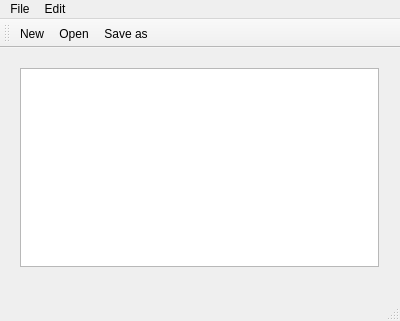
<?xml version="1.0" encoding="UTF-8"?>
<ui version="4.0">
 <class>MainWindow</class>
 <widget class="QMainWindow" name="MainWindow">
  <property name="geometry">
   <rect>
    <x>0</x>
    <y>0</y>
    <width>400</width>
    <height>321</height>
   </rect>
  </property>
  <property name="windowTitle">
   <string>MainWindow</string>
  </property>
  <widget class="QWidget" name="centralWidget">
   <widget class="QWidget" name="verticalLayoutWidget">
    <property name="geometry">
     <rect>
      <x>9</x>
      <y>9</y>
      <width>381</width>
      <height>221</height>
     </rect>
    </property>
    <layout class="QVBoxLayout" name="verticalLayout">
     <item>
      <widget class="QTextEdit" name="textEdit"/>
     </item>
    </layout>
   </widget>
  </widget>
  <widget class="QMenuBar" name="menuBar">
   <property name="geometry">
    <rect>
     <x>0</x>
     <y>0</y>
     <width>400</width>
     <height>26</height>
    </rect>
   </property>
   <widget class="QMenu" name="menuFile">
    <property name="title">
     <string>File</string>
    </property>
    <addaction name="actionNew"/>
    <addaction name="actionOpen"/>
    <addaction name="actionSave_as"/>
    <addaction name="actionPrint"/>
    <addaction name="actionExit"/>
   </widget>
   <widget class="QMenu" name="menuEdit">
    <property name="title">
     <string>Edit</string>
    </property>
    <addaction name="actionCopy"/>
    <addaction name="actionCut"/>
    <addaction name="actionPaste"/>
    <addaction name="actionUndo"/>
    <addaction name="actionRedo"/>
   </widget>
   <addaction name="menuFile"/>
   <addaction name="menuEdit"/>
  </widget>
  <widget class="QToolBar" name="mainToolBar">
   <attribute name="toolBarArea">
    <enum>TopToolBarArea</enum>
   </attribute>
   <attribute name="toolBarBreak">
    <bool>false</bool>
   </attribute>
   <addaction name="actionNew"/>
   <addaction name="actionOpen"/>
   <addaction name="actionSave_as"/>
  </widget>
  <widget class="QStatusBar" name="statusBar"/>
  <action name="actionNew">
   <property name="icon">
    <iconset resource="resources.qrc">
     <normaloff>:/images/icons/New.bmp</normaloff>:/images/icons/New.bmp</iconset>
   </property>
   <property name="text">
    <string>New</string>
   </property>
  </action>
  <action name="actionOpen">
   <property name="icon">
    <iconset resource="resources.qrc">
     <normaloff>:/images/icons/Open.bmp</normaloff>:/images/icons/Open.bmp</iconset>
   </property>
   <property name="text">
    <string>Open</string>
   </property>
  </action>
  <action name="actionSave_as">
   <property name="icon">
    <iconset resource="resources.qrc">
     <normaloff>:/images/icons/Save.bmp</normaloff>:/images/icons/Save.bmp</iconset>
   </property>
   <property name="text">
    <string>Save as</string>
   </property>
  </action>
  <action name="actionPrint">
   <property name="text">
    <string>Print</string>
   </property>
  </action>
  <action name="actionExit">
   <property name="text">
    <string>Exit</string>
   </property>
  </action>
  <action name="actionCopy">
   <property name="icon">
    <iconset resource="resources.qrc">
     <normaloff>:/images/icons/Copy.bmp</normaloff>:/images/icons/Copy.bmp</iconset>
   </property>
   <property name="text">
    <string>Copy</string>
   </property>
  </action>
  <action name="actionCut">
   <property name="icon">
    <iconset resource="resources.qrc">
     <normaloff>:/images/icons/Cut.bmp</normaloff>:/images/icons/Cut.bmp</iconset>
   </property>
   <property name="text">
    <string>Cut</string>
   </property>
  </action>
  <action name="actionPaste">
   <property name="icon">
    <iconset resource="resources.qrc">
     <normaloff>:/images/icons/Paste.bmp</normaloff>:/images/icons/Paste.bmp</iconset>
   </property>
   <property name="text">
    <string>Paste</string>
   </property>
  </action>
  <action name="actionUndo">
   <property name="text">
    <string>Undo</string>
   </property>
  </action>
  <action name="actionRedo">
   <property name="text">
    <string>Redo</string>
   </property>
  </action>
 </widget>
 <layoutdefault spacing="6" margin="11"/>
 <resources>
  <include location="resources.qrc"/>
 </resources>
 <connections/>
</ui>
